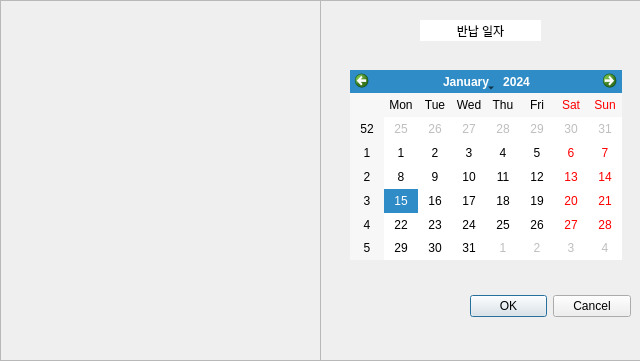
<?xml version="1.0" encoding="UTF-8"?>
<ui version="4.0">
 <class>Dialog</class>
 <widget class="QDialog" name="Dialog">
  <property name="geometry">
   <rect>
    <x>0</x>
    <y>0</y>
    <width>640</width>
    <height>361</height>
   </rect>
  </property>
  <property name="windowTitle">
   <string>Dialog</string>
  </property>
  <widget class="QFrame" name="frame">
   <property name="geometry">
    <rect>
     <x>0</x>
     <y>0</y>
     <width>321</width>
     <height>361</height>
    </rect>
   </property>
   <property name="styleSheet">
    <string notr="true">border-image : url(C:/Users/jdy08/Visual Studio Code/DataBaseLectureProject/uis/return.png);</string>
   </property>
   <property name="frameShape">
    <enum>QFrame::StyledPanel</enum>
   </property>
   <property name="frameShadow">
    <enum>QFrame::Raised</enum>
   </property>
  </widget>
  <widget class="QFrame" name="frame_2">
   <property name="geometry">
    <rect>
     <x>320</x>
     <y>0</y>
     <width>321</width>
     <height>361</height>
    </rect>
   </property>
   <property name="frameShape">
    <enum>QFrame::StyledPanel</enum>
   </property>
   <property name="frameShadow">
    <enum>QFrame::Raised</enum>
   </property>
   <widget class="QCalendarWidget" name="calendarWidgetReturnDate">
    <property name="geometry">
     <rect>
      <x>30</x>
      <y>70</y>
      <width>272</width>
      <height>190</height>
     </rect>
    </property>
   </widget>
   <widget class="QLabel" name="labelBookName">
    <property name="geometry">
     <rect>
      <x>100</x>
      <y>20</y>
      <width>121</width>
      <height>21</height>
     </rect>
    </property>
    <property name="styleSheet">
     <string notr="true">background-color:white;</string>
    </property>
    <property name="text">
     <string>반납 일자</string>
    </property>
    <property name="alignment">
     <set>Qt::AlignCenter</set>
    </property>
   </widget>
   <widget class="QDialogButtonBox" name="buttonBoxAccept">
    <property name="geometry">
     <rect>
      <x>150</x>
      <y>290</y>
      <width>161</width>
      <height>32</height>
     </rect>
    </property>
    <property name="orientation">
     <enum>Qt::Horizontal</enum>
    </property>
    <property name="standardButtons">
     <set>QDialogButtonBox::Cancel|QDialogButtonBox::Ok</set>
    </property>
   </widget>
  </widget>
 </widget>
 <resources/>
 <connections>
  <connection>
   <sender>buttonBoxAccept</sender>
   <signal>accepted()</signal>
   <receiver>Dialog</receiver>
   <slot>accept()</slot>
   <hints>
    <hint type="sourcelabel">
     <x>248</x>
     <y>254</y>
    </hint>
    <hint type="destinationlabel">
     <x>157</x>
     <y>274</y>
    </hint>
   </hints>
  </connection>
  <connection>
   <sender>buttonBoxAccept</sender>
   <signal>rejected()</signal>
   <receiver>Dialog</receiver>
   <slot>reject()</slot>
   <hints>
    <hint type="sourcelabel">
     <x>316</x>
     <y>260</y>
    </hint>
    <hint type="destinationlabel">
     <x>286</x>
     <y>274</y>
    </hint>
   </hints>
  </connection>
 </connections>
</ui>
